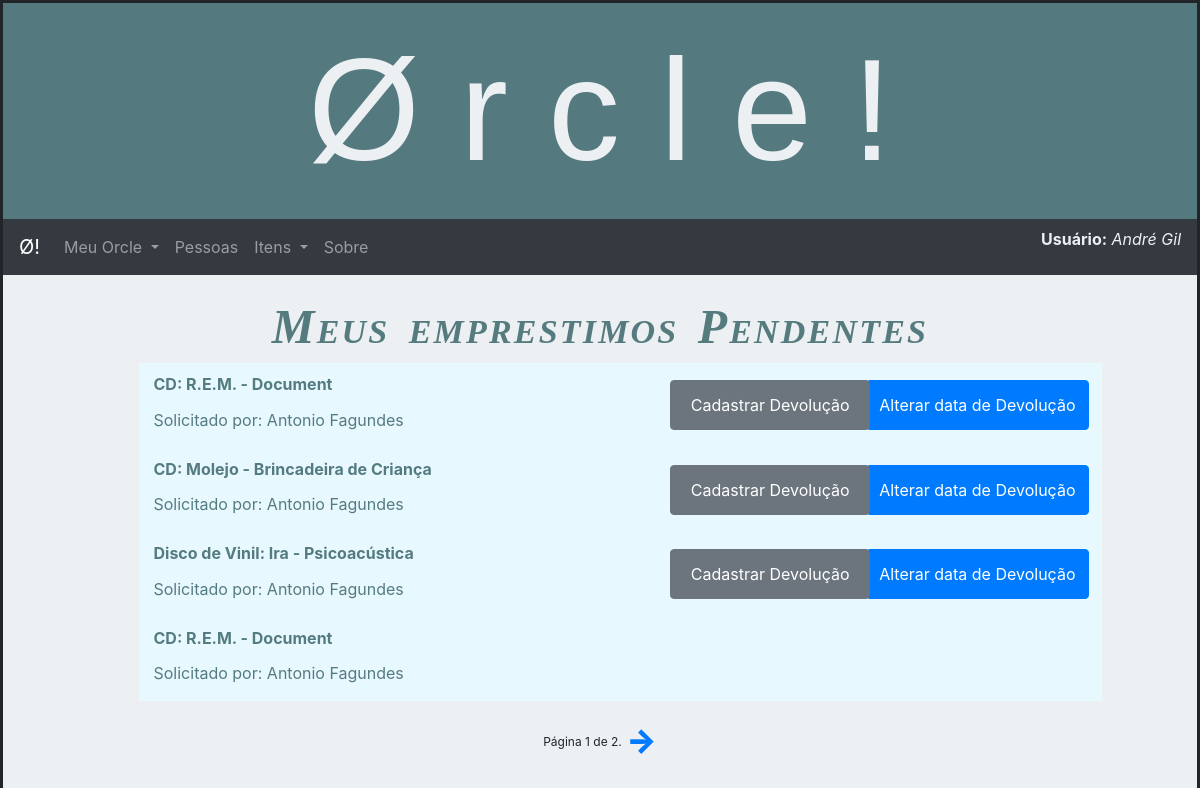
/borrows/meusemprestimos/ (signed in), run on the app's committed database.
### borrows/models.py (models this page shows, shortened)
class Emprestimo(models.Model):
    dtEmprestimo = models.DateField("Data do Empréstimo")
    item = models.ForeignKey('Item', on_delete=models.CASCADE)
    pessoa = models.ForeignKey(User, on_delete=models.CASCADE)
    dtDevolucao = models.DateField("Data da Devolução",null=True)
    aberto = models.BooleanField(null=True)
    dtCadastro = models.DateTimeField("Cadastrado em",auto_now_add=True)
    class Meta:
        ordering = ['-aberto','-dtEmprestimo']

class Item(models.Model):
    nome = models.CharField(max_length=200, help_text='Digite o nome do objeto')
    autor = models.CharField(max_length=200, help_text='Digite o nome do autor, cantor, banda, criador, marca etc...')
    descricao = models.TextField("Descrição",max_length=1000, help_text='Insirta uma breve descrição do objeto')
    dono = models.ForeignKey(User, on_delete=models.CASCADE)
    tipo = models.ForeignKey('TipoItem', on_delete=models.SET_NULL, null=True, help_text='Selecione o tipo de objeto')
    foto = models.ImageField(upload_to = 'item_pics', default = 'item_pics/no-image-item.png')
    LOAN_STATUS = (
        ('e', 'Emprestado'),
        ('i', 'Indisponível'),
        ('d', 'Disponível'),
    )
    status = models.CharField(
        max_length=1,
        choices=LOAN_STATUS,
        default='d',
        help_text='Status do item',
    )
    dtCadastro = models.DateTimeField("Cadastrado em",auto_now_add=True)
    def __str__(self):
        return f'{self.tipo.nome}: {self.autor} - {self.nome} '

class TipoItem(models.Model):
    nome = models.CharField(max_length=200, help_text='Digite o nome tipo de objeto')
    descricao = models.TextField("Descrição",max_length=1000, help_text='Insira uma breve descrição do tipo de objeto')

### borrows/views.py (the view)
# urls.py: path('meusemprestimos/', views.MeusEmprestimosListView.as_view(), name='meusemprestimos'),
class MeusEmprestimosListView(LoginRequiredMixin, generic.ListView):
    model = Emprestimo
    paginate_by = 4
    def get_queryset(self):
        usuario = self.request.user
        return Emprestimo.objects.filter(item__dono=usuario)
    template_name = 'borrows/meusemprestimos_list.html'

### borrows/templates/borrows/meusemprestimos_list.html (shortened to what this page needs)
{% extends "base_generic.html" %}
{% block menu %}
  {% include "menu-bootstrap.html" %}
{% endblock %}
{% block content %}
  <div class="row d-flex justify-content-center titulo_secao">
    <div class=".col-md-6 .offset-md-3 text-center">
        <span class="">Meus emprestimos Pendentes</span>
    </div>
  </div>
  {% if emprestimo_list %}
  <ul>
    {% for e in emprestimo_list %}
      <li>
          <div class="row item_contenedor">
                <div class="col  item_contenedor">
                        <p class="nome_item">   {{ e.item }}</p>
                        <p class="dono_item">
                            Solicitado por:  {{ e.pessoa.first_name }} {{ e.pessoa.last_name }} <br>
                        </p>
                </div>
                <div class="col item_contenedor">
                    {% if e.aberto == True%}
                    <a href="/borrows/emprestimo/{{e.id}}/update"><button class="btn btn-primary float-right">
                           {% if e.dtDevolucao == Null%}
                            Confirmar
                            {% else %}
                            Alterar data de Devolução
                            {% endif %}
                        </button></a>
                        {% if e.item.status == 'e'%}
                        <a href="/borrows/emprestimo/{{e.id}}/delete">
                        <button class="btn btn-secondary float-right">Cadastrar Devolução</button>
                        </a>
                        {% endif %}
                    {% endif %}
                </div>
          </div>
      </li>
    {% endfor %}
  </ul>
  {% else %}
    <p>Nenhum item disponível.</p>
  {% endif %}
  {% if is_paginated %}
  <div class="pagination">
      <span class="page-links">
          <span class="page-current">
              <sup>Página {{ page_obj.number }} de {{ page_obj.paginator.num_pages }}.</sup>
          </span>
          {% if page_obj.has_next %}
        <strong><a href="{{ request.path }}?page={{ page_obj.next_page_number }}"><span class="seta-pag">&#8594</span></a></strong>
          {% endif %}
      </span>
  </div>
  {% endif %}
{% endblock %}

### borrows/templates/menu-bootstrap.html (shortened to what this page needs)
<nav class="navbar navbar-expand-lg navbar-dark bg-dark">
    <a class="navbar-brand" href="{% url 'index' %}">&#216!</a>
    <div class="collapse navbar-collapse" id="conteudoNavbarSuportado">
        <ul class="navbar-nav mr-auto">
        <li class="nav-item dropdown">
            <a class="nav-link dropdown-toggle" id="navbarDropdown" role="button" data-toggle="dropdown" aria-haspopup="true" aria-expanded="false">
            Meu Orcle
            </a>
        </li>
        <li class="nav-item">
             <a class="nav-link" href="/borrows/pessoas">Pessoas</a>
        </li>
        <li class="nav-item dropdown">
                <a class="nav-link dropdown-toggle" id="navbarDropdown" role="button" data-toggle="dropdown" aria-haspopup="true" aria-expanded="false">
                Itens
                </a>
            </li>
        <li class="nav-item">
            <a class="nav-link" href="/borrows/sobre">Sobre</a>
        </li>
        </ul>
        <div class="float-right">
            <p style="color:#edf0f2;"> <strong>Usuário:</strong> <i>{{ user.get_full_name }}</p></i>
        </div>
    </div>
</nav>

### borrows/static/css/estilo.css (style rules this page uses)
button { border-radius: 2px; min-width: 200px; min-height: 50px; margin: -2px; padding: 0; font-weight: 600; }
ul { list-style: none; }
.titulo_secao { font-size: 3em; font-weight: 600; color: rgba(71, 112, 117, 0.918); font-family: "Times New Roman", Times, serif; letter-spacing: 2.2px; word-spacing: 5px; font-style: italic; font-variant: small-caps; text-transform: none; }
.item_contenedor { margin-top: 1%; height: 12%; max-height: 12%; min-height: 12%; width: 90%; margin: auto; background-color: #e8f8ff; color: rgba(71, 112, 117, 0.918); }
.item_contenedor a { color: rgba(71, 112, 117, 0.918); text-decoration: none; }
.item_contenedor .nome_item { margin-top: 2%; font-weight: 700; }
.item_contenedor .dono_item { margin-top: -1%; padding: 0; }
.pagination { display: flex; justify-content: center; }
.seta-pag { font-size: 2em; font-weight: 900; }

### data on the page
Emprestimo: item "CD: R.E.M. - Document", pessoa.first_name "Antonio", pessoa.last_name "Fagundes", dtDevolucao "Alterar data de Devolução"
Emprestimo: item "CD: Molejo - Brincadeira de Criança", pessoa.first_name "Antonio", pessoa.last_name "Fagundes", dtDevolucao "Alterar data de Devolução"
Emprestimo: item "Disco de Vinil: Ira - Psicoacústica", pessoa.first_name "Antonio", pessoa.last_name "Fagundes", dtDevolucao "Alterar data de Devolução"
Emprestimo: item "CD: R.E.M. - Document", pessoa.first_name "Antonio", pessoa.last_name "Fagundes"

### other printed values
{{ user.get_full_name }} "André Gil"
{{ page_obj.number }} "1"
{{ page_obj.paginator.num_pages }} "2"
